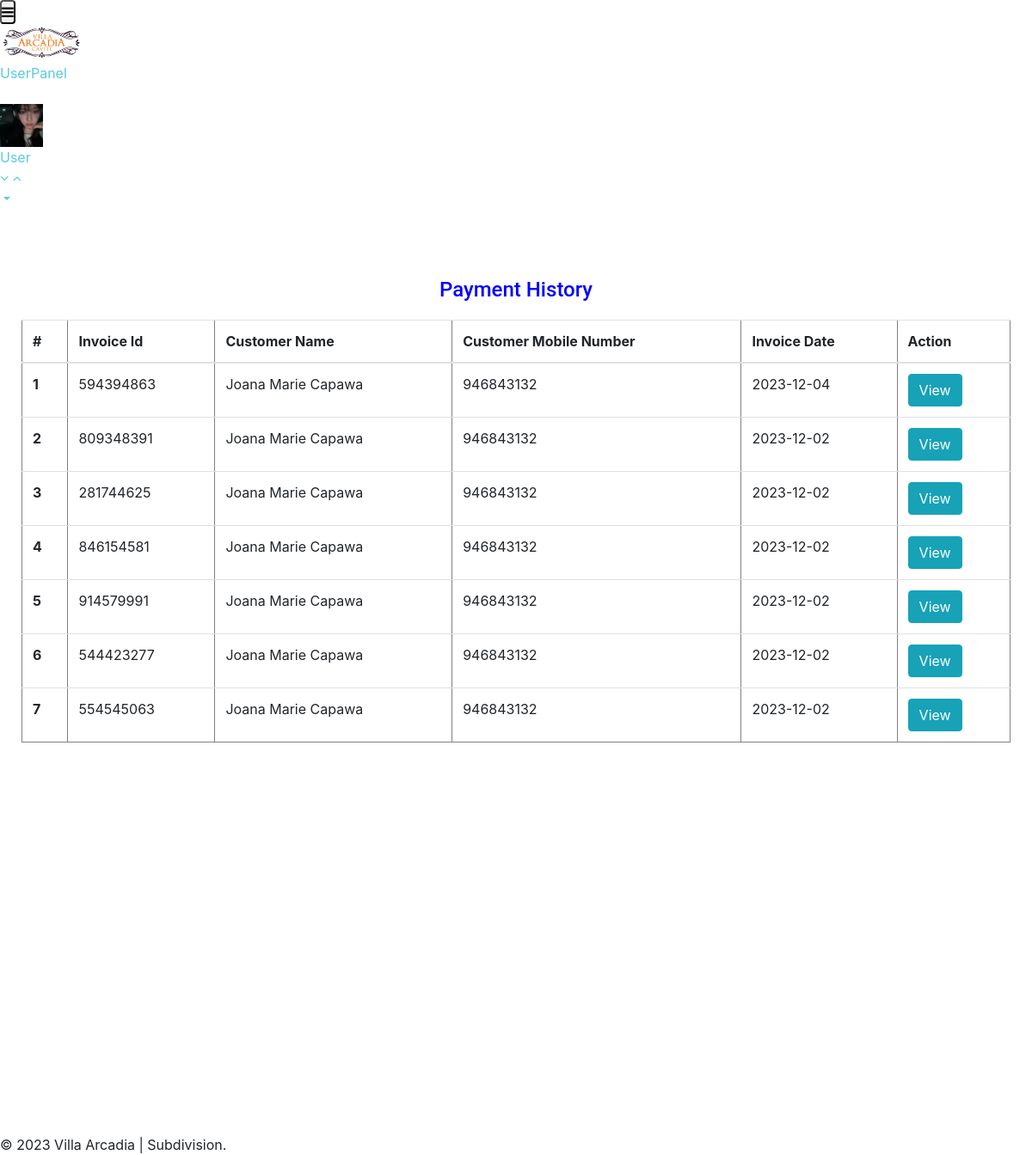
The page /portal/invoice-history.php (signed in) on the database as committed earlier.
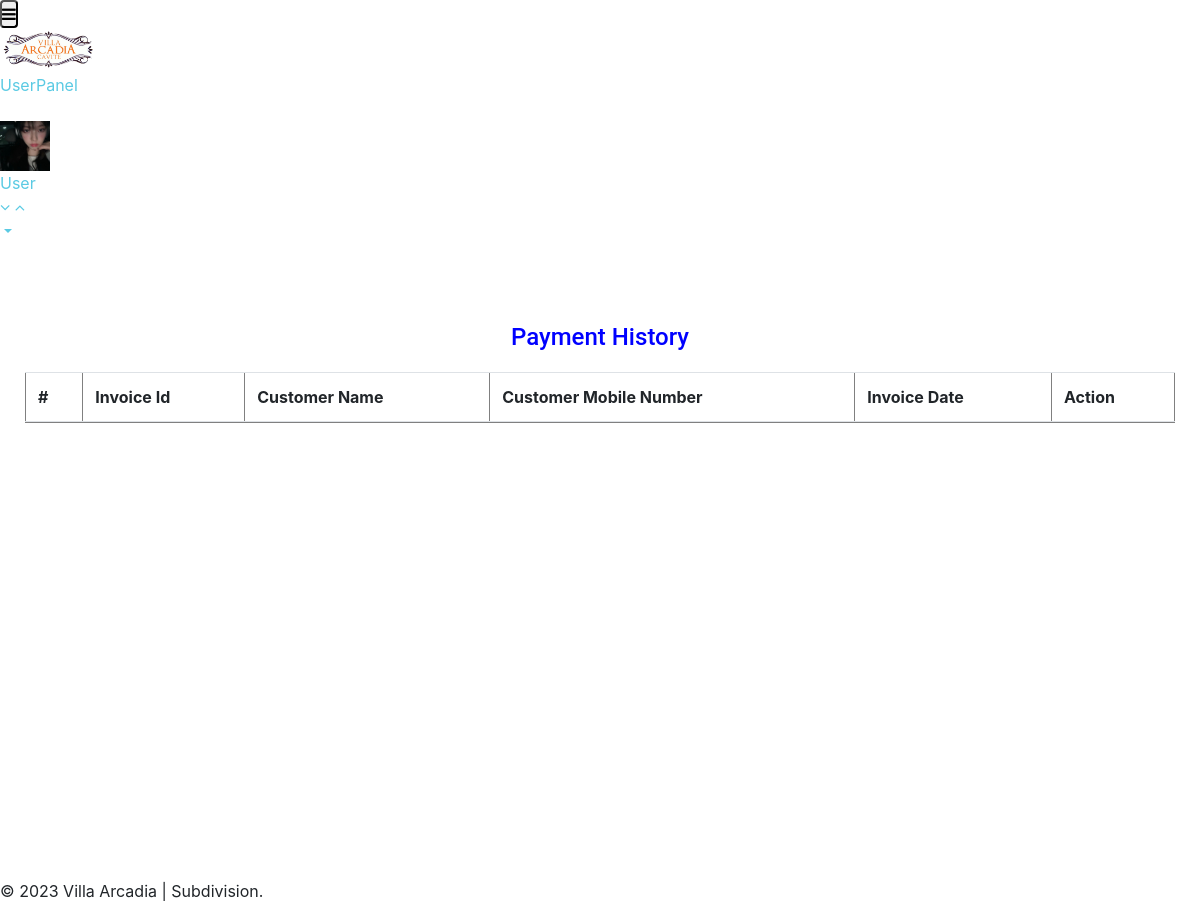
The same page on the database as committed later.
### tables this page shows
CREATE TABLE `tbluser` (
  `ID` int(10) NOT NULL,
  `FirstName` varchar(120) DEFAULT NULL,
  `LastName` varchar(250) DEFAULT NULL,
  `MobileNumber` bigint(10) DEFAULT NULL,
  `Email` varchar(120) DEFAULT NULL,
  `Password` varchar(120) DEFAULT NULL,
  `RegDate` timestamp NULL DEFAULT current_timestamp(),
  `address` varchar(225) NOT NULL,
  `status` varchar(225) DEFAULT NULL
);

### portal/invoice-history.php (the view, shortened to what this page needs)
<?php
include('includes/dbconnection.php');
if (strlen($_SESSION['bpmsuid']==0)) {
  header('location:logout.php');
  } else{
  ?>
<!doctype html>
<html lang="en">
  <head>
    <link rel="stylesheet" href="assets/css/style-starter.css">
  </head>
  <body id="home">
        <?php include_once('includes/header.php');?>
<section class="w3l-contact-info-main" id="contact">
    <div class="contact-sec	">
        <div class="container">
            <div>
                <div class="cont-details">
                   <div class="table-content table-responsive cart-table-content">
                    <h4 style="padding-bottom: 20px;text-align: center;color: blue;">Payment History</h4>
                        <table class="table" border="1">
                            <thead >
                                <tr>
                                <th>#</th>
                                <th>Invoice Id</th>
                                <th>Customer Name</th>
                                <th>Customer Mobile Number</th>
                                <th>Invoice Date</th>
                                <th>Action</th>
                            </tr>
                            </thead>
                            <tbody>
                                <tr>
                                    <?php
                                   $userid= $_SESSION['bpmsuid'];
 $query=mysqli_query($con,"select distinct tbluser.ID as uid, tbluser.FirstName,tbluser.LastName,tbluser.Email,tbluser.MobileNumber,tblinvoice.BillingId,date(tblinvoice.PostingDate) as PostingDate  from  tbluser
    join tblinvoice on tbluser.ID=tblinvoice.Userid where tbluser.ID='$userid'order by tblinvoice.ID desc");
$cnt=1;
              while($row=mysqli_fetch_array($query))
              { ?>
               <tr>
                            <th scope="row"><?php echo $cnt;?></th>
                            <td><?php  echo $row['BillingId'];?></td>
                            <td><?php  echo $row['FirstName'];?> <?php  echo $row['LastName'];?></td>
                            <td><?php  echo $row['MobileNumber'];?></td>
                            <td><?php  echo $row['PostingDate'];?></td>
                                <td><a href="history.php?invoiceid=<?php  echo $row['BillingId'];?>" class="btn btn-info">View</a></td>
                          </tr><?php $cnt=$cnt+1; } ?>
                            </tbody>
                        </table>
                    </div> </div>
    </div>
    </div></div>
</section>
<?php include_once('includes/footer.php');?>
</body>
</html><?php } ?>

### portal/includes/header.php (shortened to what this page needs)
<div class="sticky-header header-section ">
      <div class="header-left">
        <button id="showLeftPush"><i class="fa fa-bars"></i></button>
        <div class="logo">
          <a href="#">
            <img src="assets/images/logo.png" width="100px" class="img-responsive ">
            <span>UserPanel</span>
          </a>
        </div>
		<br>
      </div>
      <div class="header-right">
        <div class="profile_details">
          <ul>
            <li class="dropdown profile_details_drop">
              <a href="#" class="dropdown-toggle" data-toggle="dropdown" aria-expanded="false">
                <div class="profile_img">
                  <span class="prfil-img"><img src="assets/images/c1.JPG" alt="" width="50" height="50"> </span>
                  <div class="user-name">
                    <span>User</span>
                  </div>
                  <i class="fa fa-angle-down lnr"></i>
                  <i class="fa fa-angle-up lnr"></i>
                </div>
              </a>
            </li>
          </ul>
        </div>
      </div>
    </div>

### portal/includes/footer.php
<div class="footer">
   <p>&copy; 2023 Villa Arcadia | Subdivision.</p>
</div>

Rows that differ between the two databases and show on the page:
no longer on this page (row edited): tbluser: BillingId "594394863", FirstName "Joana Marie", LastName "Capawa", MobileNumber "946843132", PostingDate "2023-12-04", BillingId "809348391", PostingDate "2023-12-02", BillingId "281744625", BillingId "846154581", BillingId "914579991", BillingId "544423277", BillingId "554545063"
